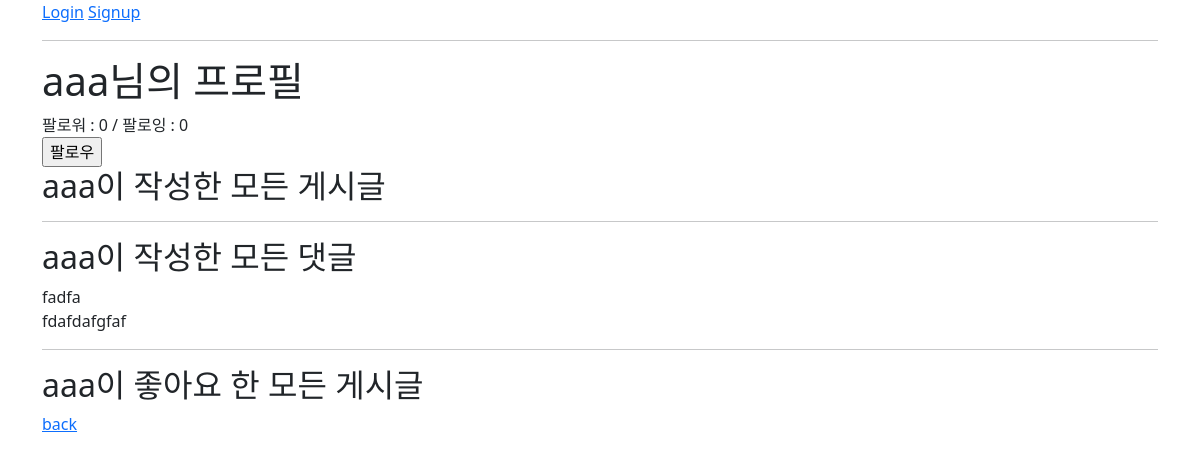
Before: /accounts/profile/aaa/ with the older database file.
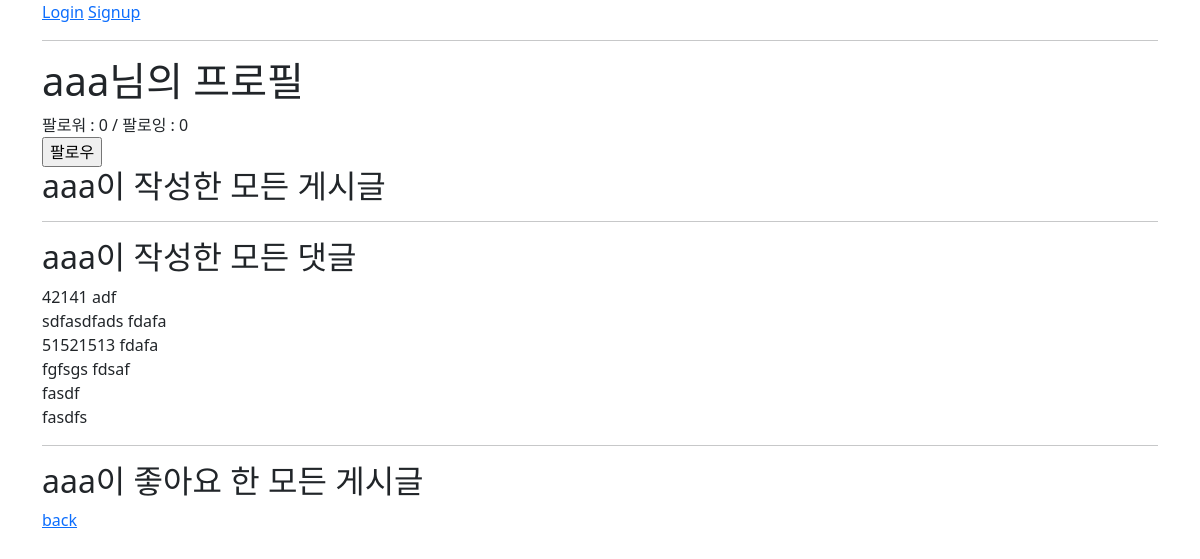
After: the same page with the newer database file.
### articles/models.py (models this page shows, shortened)
class Comment(models.Model):
    article = models.ForeignKey(Article, on_delete=models.CASCADE)
    user = models.ForeignKey(settings.AUTH_USER_MODEL, on_delete=models.CASCADE)
    content = models.CharField(max_length=200)
    created_at = models.DateTimeField(auto_now_add=True)
    updated_at = models.DateTimeField(auto_now=True)

### accounts/views.py (the view)
# urls.py: path('profile/<str:username>/', views.profile, name='profile'),
def profile(request, username):
    User = get_user_model()
    person = User.objects.get(username=username)
    context = {
        'person': person,
    }
    return render(request, 'accounts/profile.html', context)

### accounts/templates/accounts/profile.html (shortened to what this page needs)
{% extends 'base.html' %}
{% block content %}
  <h1>{{ person.username }}님의 프로필</h1>
  <div>
    팔로워 : <span id ='followers-count'>{{ person.followers.all|length }} / </span>
    팔로잉 : <span id ='followings-count'>{{ person.followings.all|length }} </span>
  </div>
  {% if request.user != person %}
  <div>
    <form id='follow-form' data-user-id={{ person.pk }} action="{% url 'accounts:follow' person.pk %}" method="POST">
      {% if request.user in person.followers.all %}
        <input id='form-input' type="submit" value="언팔로우">
      {% else %}
        <input type="submit" value="팔로우">
      {% endif %}
    </form>
  <div>
  {% endif %}
  <h2>{{ person.username }}이 작성한 모든 게시글</h2>
  <hr>
  <h2>{{ person.username }}이 작성한 모든 댓글</h2>
  {% for comment in person.comment_set.all %}
    <div>{{ comment.content }}</div>
  {% endfor %}
  <hr>
  <h2>{{ person.username }}이 좋아요 한 모든 게시글</h2>
  <a href="{% url 'articles:index' %}">back</a>
{% endblock content %}

Changed rows visible on the page:
removed Comment: content "fadfa"
removed Comment: content "fdafdafgfaf"
added Comment: content "42141 adf"
added Comment: content "sdfasdfads fdafa"
added Comment: content "51521513 fdafa"
added Comment: content "fgfsgs fdsaf"
added Comment: content "fasdf"
added Comment: content "fasdfs"
